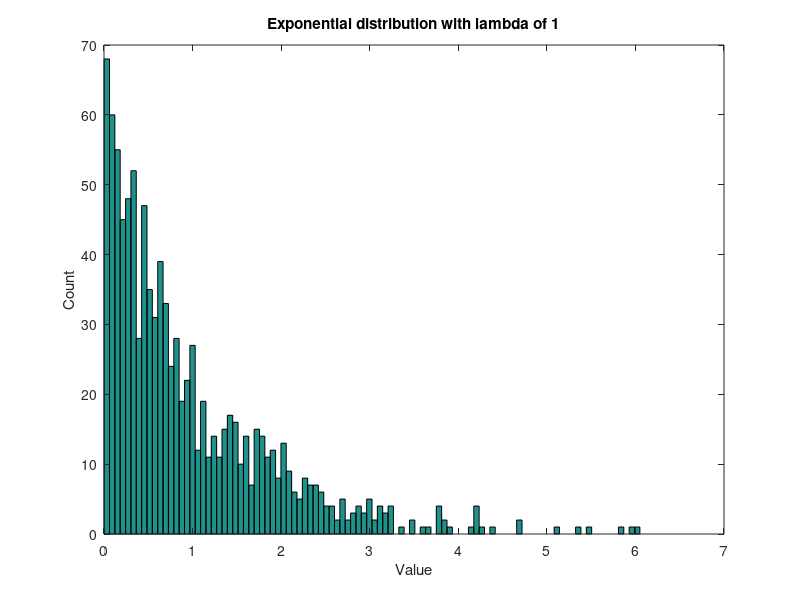
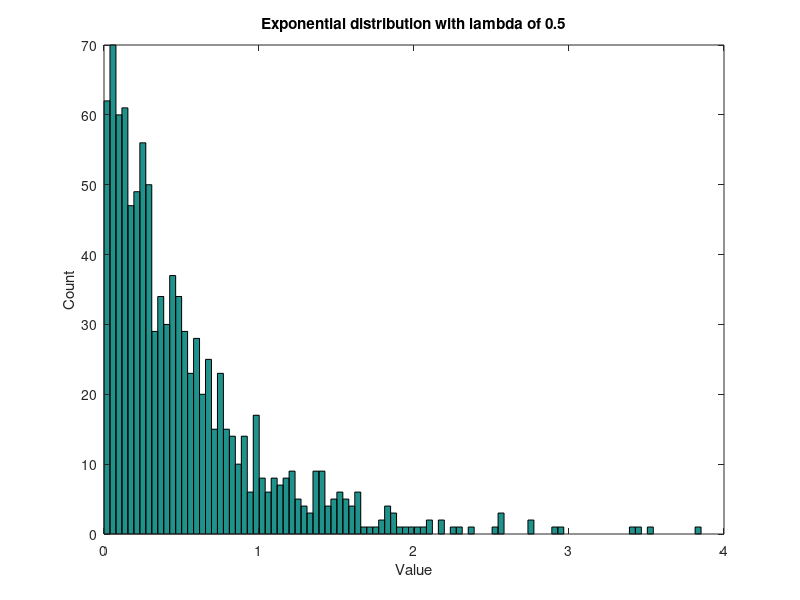
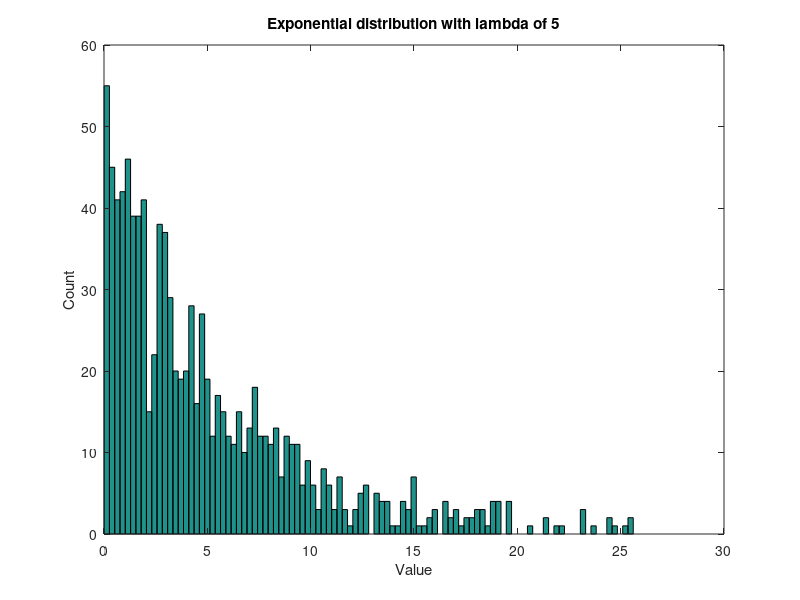

Recreate these plots in MATLAB, in order.
%{
%%SET 1
sigma_squared = 1;       %Scale parameter
 N = 1000;
 nbins = 100;
 
 %1(b): 
 R = sqrt(-2*(sigma_squared)*log(1- rand(N,1)));
 figure
 hist(R, nbins);
 xlabel('Value'); ylabel('Count'); 
 title('Rayleigh distribution with sigmasquared of 1')
 
 sample_mean = 0;
  for k = 1:length(R)
        sample_mean = sample_mean + (R(k)/length(R));
  end
disp(['N = 1000, Sigma^2 = 1, Sample mean: ', num2str(sample_mean)]);

 sample_var = 0;
  for k = 1:length(R) - 1
        sample_var = sample_var + (((R(k) - sample_mean))^2 )/ (length(R) - 1);
  end
disp(['N = 1000, Sigma^2 = 1, Sample variance: ', num2str(sample_var)]);

%1(c)
sigma_squared = 0.5;

R = sqrt(-2*(sigma_squared)*log(1- rand(N,1)));
 figure
 hist(R, nbins);
 xlabel('Value'); ylabel('Count'); 
 title('Rayleigh distribution with sigmasquared of 0.5')
 
 sample_mean = 0;
  for k = 1:length(R)
        sample_mean = sample_mean + (R(k)/length(R));
  end
disp(['N = 1000, Sigma^2 = 0.5, Sample mean: ', num2str(sample_mean)]);

 sample_var = 0;
  for k = 1:length(R) - 1
        sample_var = sample_var + (((R(k) - sample_mean))^2 )/ (length(R) - 1);
  end
disp(['N = 1000, Sigma^2 = 0.5, Sample variance: ', num2str(sample_var)]);


sigma_squared = 5;
R = sqrt(-2*(sigma_squared)*log(1- rand(N,1)));
 figure
 hist(R, nbins);
 xlabel('Value'); ylabel('Count'); 
 title('Rayleigh distribution with sigmasquared of 5')
 
 sample_mean = 0;
  for k = 1:length(R)
        sample_mean = sample_mean + (R(k)/length(R));
  end
disp(['N = 1000, Sigma^2 = 5, Sample mean: ', num2str(sample_mean)]);

 sample_var = 0;
  for k = 1:length(R) - 1
        sample_var = sample_var + (((R(k) - sample_mean))^2 )/ (length(R) - 1);
  end
disp(['N = 1000, Sigma^2 = 5, Sample variance: ', num2str(sample_var)]);

sigma_squared = 10;

R = sqrt(-2*(sigma_squared)*log(1- rand(N,1)));
 figure
 hist(R, nbins);
 xlabel('Value'); ylabel('Count'); 
 title('Rayleigh distribution with sigmasquared of 10')
 
 sample_mean = 0;
  for k = 1:length(R)
        sample_mean = sample_mean + (R(k)/length(R));
  end
disp(['N = 1000, Sigma^2 = 10, Sample mean: ', num2str(sample_mean)]);

 sample_var = 0;
  for k = 1:length(R) - 1
        sample_var = sample_var + (((R(k) - sample_mean))^2 )/ (length(R) - 1);
  end
disp(['N = 1000, Sigma^2 = 10, Sample variance: ', num2str(sample_var)]);

 %1(d) As sigma_squared increases, the tail of the Rayleigh Distribution
 %becomes longer and it becomes more flat at the end. 
 
 %}
 

 
 %%SET 2
 lambda = 1;       %Rate parameter
 N = 1000;
 nbins = 100;
 X = rand(N,1);
 E = -log(X)*lambda;
 figure
 hist(E, nbins);
 xlabel('Value'); ylabel('Count'); 
 title('Exponential distribution with lambda of 1')
 
 %2(b)
sample_mean = 0;
  for k = 1:length(E)
        sample_mean = sample_mean + (E(k)/length(E));
  end
disp(['N = 1000, Lambda = 1, Sample mean: ', num2str(sample_mean)]);

 sample_var = 0;
  for k = 1:length(E) - 1
        sample_var = sample_var + (((E(k) - sample_mean))^2 )/ (length(E) - 1);
  end
disp(['N = 1000, Lambda = 1, Sample variance: ', num2str(sample_var)]);

 
 %2(c)
lambda = 0.5;       %Rate parameter
 N = 1000;
 nbins = 100;
 X = rand(N,1);
 E = -log(X)*lambda;
 figure
 hist(E, nbins);
 xlabel('Value'); ylabel('Count'); 
 title('Exponential distribution with lambda of 0.5')
 
 
sample_mean = 0;
  for k = 1:length(E)
        sample_mean = sample_mean + (E(k)/length(E));
  end
disp(['N = 1000, Lambda = 0.5, Sample mean: ', num2str(sample_mean)]);

 sample_var = 0;
  for k = 1:length(E) - 1
        sample_var = sample_var + (((E(k) - sample_mean))^2 )/ (length(E) - 1);
  end
disp(['N = 1000, Lambda = 0.5, Sample variance: ', num2str(sample_var)]);



 
lambda = 5;       %Rate parameter
 N = 1000;
 nbins = 100;
 X = rand(N,1);
 E = -log(X)*lambda;
 figure
 hist(E, nbins);
 xlabel('Value'); ylabel('Count'); 
 title('Exponential distribution with lambda of 5')
 
 
sample_mean = 0;
  for k = 1:length(E)
        sample_mean = sample_mean + (E(k)/length(E));
  end
disp(['N = 1000, Lambda = 5, Sample mean: ', num2str(sample_mean)]);

 sample_var = 0;
  for k = 1:length(E) - 1
        sample_var = sample_var + (((E(k) - sample_mean))^2 )/ (length(E) - 1);
  end
disp(['N = 1000, Lambda = 5, Sample variance: ', num2str(sample_var)]);


 %2(d) As Lambda increases, the tail of the Exponential Distribution
 %becomes longer and it becomes more flat at the end. 
 
 
 
 
 
 